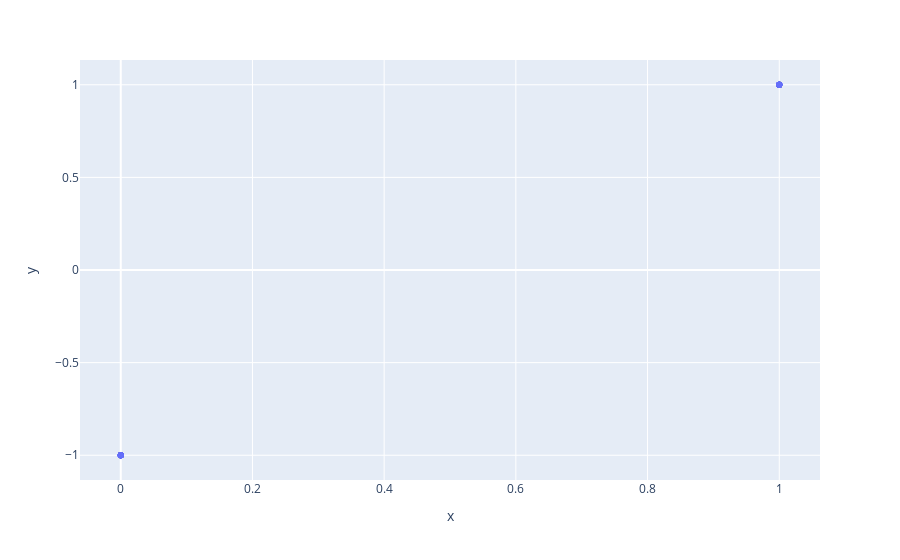

Notebook cell for this chart:
### Code cell
num_samples = 64
rng_key = PRNGKey(42)
dim = 1
w = 1
shift = 0

a = -jnp.ones((dim,)) / jnp.sqrt(dim)
b = jnp.ones((dim,)) / jnp.sqrt(dim)
deltas = jnp.stack([a, b])
conds = jnp.array([0, shift, 1-shift, 1])
p = jnp.array([[1,0],[w,1-w],[1-w,w],[0,1]])

def generate(rng_key, conds, p):
    i_rng, j_rng = jax.random.split(rng_key, 2)
    i = jax.random.choice(i_rng, conds.shape[0])
    j = jax.random.choice(j_rng, 2, p=p[i,:])
    return Sample(cond=jnp.array([conds[i]]), value=jnp.array(deltas[j]))
data = jax.vmap(generate, in_axes=(0, None, None))(
        jax.random.split(rng_key, num_samples), conds, p)
#print(data)

data_sample = data.value[0]
def plot_data_scatter(samples, value_transform=lambda x: x):
    import plotly.express as px
    conds = samples.cond
    values = samples.value
    values = jax.vmap(value_transform)(values)
    # conds = jax.tree_map(
    #     lambda x: jnp.repeat(
    #         x[:, None, ...],
    #         values.shape[-1],
    #         axis=1
    #     ), conds
    # )
    x, y = jax.tree_util.tree_map(
        lambda x: jnp.reshape(x, (-1,)),
        (conds, values)
    )
    px.scatter(x=x, y=y, opacity=0.5).show()

proj_transform = lambda x: jnp.dot(x, jnp.ones((data_sample.shape[-1],))/jnp.sqrt(data_sample.shape[-1]))
plot_data_scatter(data, proj_transform)

# samples = jax.vmap(nw_estimator)(jnp.linspace(0,1,32))
# print(samples)
# plot_samples_scatter(samples)

### Figure 1 — Plotly figure (JSON) as saved in the notebook; plotly's stock layout.template omitted (floating-point values rounded to 4 significant figures)
{"data": [{"hovertemplate": "x=%{x}<br>y=%{y}<extra></extra>", "legendgroup": "", "marker": {"color": "#636efa", "opacity": 0.5, "symbol": "circle"}, "mode": "markers", "name": "", "orientation": "v", "showlegend": false, "type": "scatter", "x": [0, 1, 0, 0, 1, 0, 1, 0, 0, 0, 1, 1, 1, 1, 0, 1, 0, 0, 0, 0, 1, 0, 1, 1, 0, 1, 1, 0, 0, 0, 1, 0, 1, 1, 0, 1, 1, 0, 1, 0, 1, 1, 0, 1, 1, 0, 1, 0, 1, 0, 1, 0, 1, 0, 1, 0, 1, 0, 0, 0, 0, 1, 1, 0], "xaxis": "x", "y": [-1, 1, -1, -1, 1, -1, 1, -1, -1, -1, 1, 1, 1, 1, -1, 1, -1, -1, -1, -1, 1, -1, 1, 1, -1, 1, 1, -1, -1, -1, 1, -1, 1, 1, -1, 1, 1, -1, 1, -1, 1, 1, -1, 1, 1, -1, 1, -1, 1, -1, 1, -1, 1, -1, 1, -1, 1, -1, -1, -1, -1, 1, 1, -1], "yaxis": "y"}], "layout": {"legend": {"tracegroupgap": 0}, "margin": {"t": 60}, "xaxis": {"anchor": "y", "domain": [0, 1], "title": {"text": "x"}}, "yaxis": {"anchor": "x", "domain": [0, 1], "title": {"text": "y"}}}}
